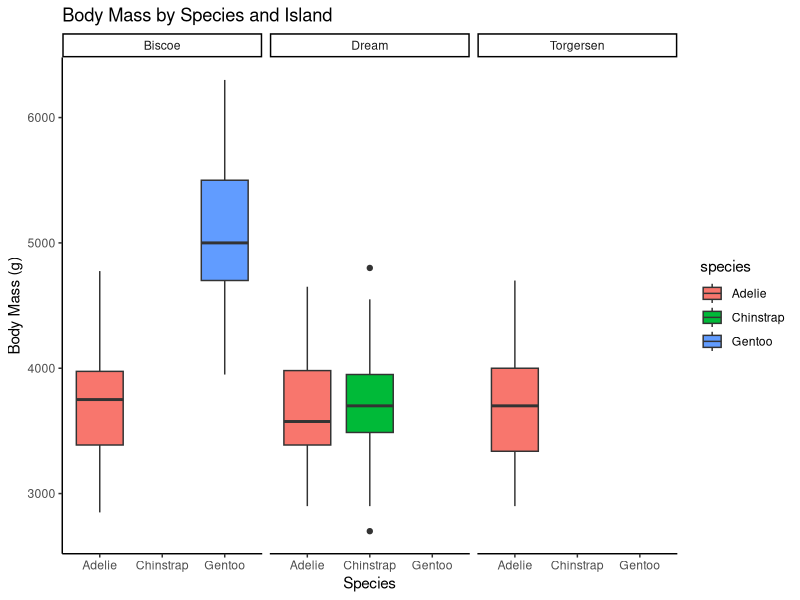
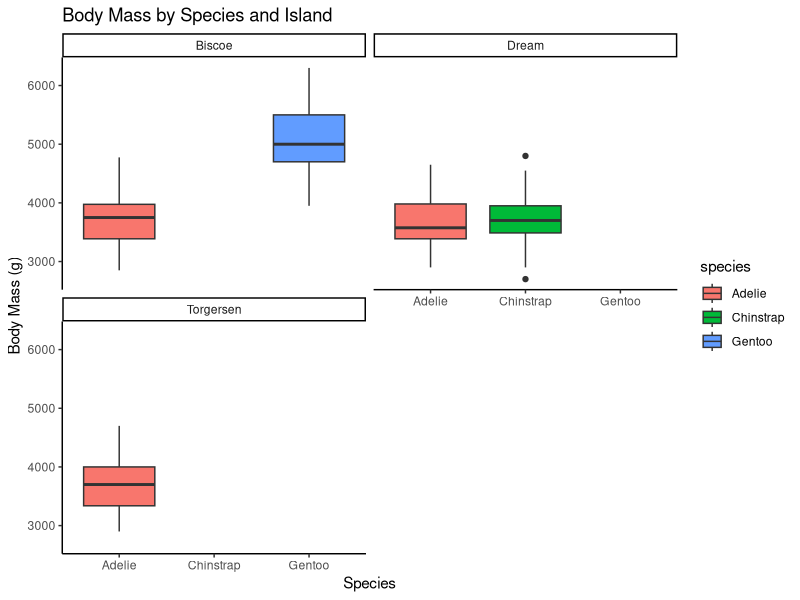

These charts were generated, in order, by the following R code:

            library(ggplot2)
            library(palmerpenguins)
            built_answer <- tryCatch(
                {
                    set.seed(42)
                    ggplot(penguins, aes(x = species, y = body_mass_g, fill = species)) + geom_boxplot() + facet_wrap(~ island) + theme_classic() + labs(title = "Body Mass by Species and Island", x = "Species", y = "Body Mass (g)")
                    suppressWarnings(
                        if (!file.exists("/sandbox/figures/body-mass_species_boxplot_facet_island_theme_labs_answer.png")) {
                            ggsave(
                                width = 3,
                                height = 3,
                                "/sandbox/figures/body-mass_species_boxplot_facet_island_theme_labs_answer.png"
                            )
                        }
                    )
                    suppressWarnings(
                        ggplot_build(last_plot())
                    )
                },
                error = function(e) {
                    'ERROR'
                }
            )
            built_submission <- tryCatch(
                {
                    set.seed(42)
                    ggplot(penguins, aes(x = species, y = body_mass_g, fill = species)) +
  geom_boxplot() +
  facet_wrap(~island, ncol = 2) +
  theme_classic() +
  ggtitle("Body Mass by Species and Island") +
  xlab("Species") +
  ylab("Body Mass (g)")
                    suppressWarnings(
                        ggsave(
                            width = 3,
                            height = 3,
                            "figures/body-mass_species_boxplot_facet_island_theme_labs_submission_ministral.png"
                        )
                    )
                    suppressWarnings(
                        ggplot_build(last_plot())
                    )
                },
                error = function(e) {
                    'ERROR'
                }
            )
            cat(isTRUE(all.equal(built_answer, built_submission)))
        
